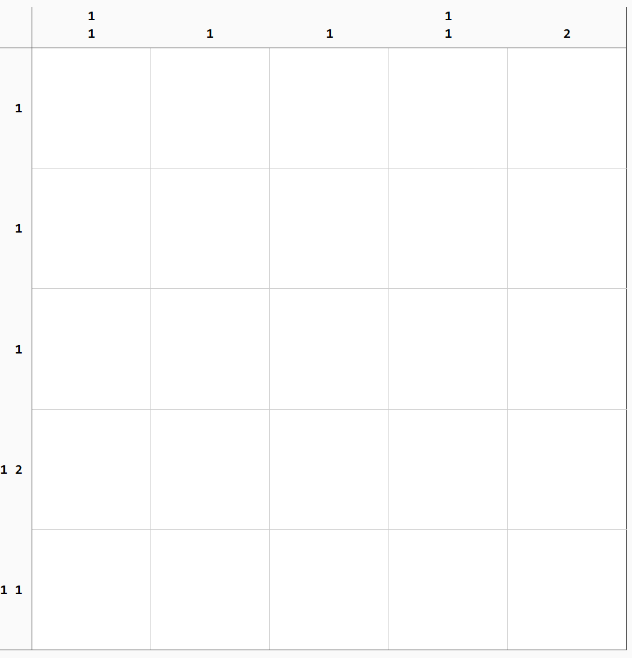
#> input picture test4.png, 632 x 658 px
$ python picross.py
#> lines starting #> are read from the running program, lines starting #| are printed output that depends on the picture; after the words box and inside, x2 and y2 are one past the last pixel; in counts of white or black regions, pixels touching at a corner belong together
import cv2
import pytesseract
import numpy as np

def preprocess_image_rows(image_path):
    image = cv2.imread(image_path, cv2.IMREAD_GRAYSCALE)
    thresh = cv2.adaptiveThreshold(image, 255, cv2.ADAPTIVE_THRESH_GAUSSIAN_C, cv2.THRESH_BINARY_INV, 11, 2)
    kernel = np.ones((2,2), np.uint8)
    processed = cv2.morphologyEx(thresh, cv2.MORPH_CLOSE, kernel)
    return processed

def preprocess_image_columns(image_path):
    image = cv2.imread(image_path, cv2.IMREAD_GRAYSCALE)
    blurred = cv2.GaussianBlur(image, (3, 3), 0)
    thresh = cv2.adaptiveThreshold(blurred, 255, cv2.ADAPTIVE_THRESH_GAUSSIAN_C, cv2.THRESH_BINARY_INV, 11, 2)
    kernel = np.ones((2,2), np.uint8)
    processed = cv2.morphologyEx(thresh, cv2.MORPH_CLOSE, kernel)
    return processed

def detect_grid_size(image):
    """ Dynamically detects the grid size based on contours """
    edges = cv2.Canny(image, 50, 150)
    contours, _ = cv2.findContours(edges, cv2.RETR_EXTERNAL, cv2.CHAIN_APPROX_SIMPLE)

    # Assume the largest square found is the grid area
    largest_contour = max(contours, key=cv2.contourArea)
    x, y, w, h = cv2.boundingRect(largest_contour)
    grid_size = min(w, h)  # Assume square grid

    print(f"Detected grid bounding box: x={x}, y={y}, w={w}, h={h}, grid_size={grid_size}")
    return x, y, grid_size

def extract_hint_regions(image):
    """ Dynamically extracts hint areas using contours """
    x, y, grid_size = detect_grid_size(image)

    # Set left hint width to 1/10 of total image width
    image_width = image.shape[1]
    left_hint_width = max(int(image_width * 0.1), x)  # Ensure it's at least `x`

    top_hints = image[0:y, x:x+grid_size]  # Top hint area
    left_hints = image[y:y+grid_size, 0:left_hint_width]  # Left hint area with fixed width

    cv2.imwrite("debug_top_hints.png", top_hints)
    cv2.imwrite("debug_left_hints.png", left_hints)

    return top_hints, left_hints, grid_size


def extract_cells(region, num_cells, is_column=True):
    """ Extracts individual hint cells by dynamically detecting their boundaries """
    region_height, region_width = region.shape
    cell_size = (region_width // num_cells) if is_column else (region_height // num_cells)

    cells = []
    for i in range(num_cells):
        if is_column:
            cell = region[:, i * cell_size:(i + 1) * cell_size]
        else:
            cell = region[i * cell_size:(i + 1) * cell_size, :]

        cv2.imwrite(f"debug_cell_{'col' if is_column else 'row'}_{i}.png", cell)
        cells.append(cell)
    return cells

def extract_text_from_cells(cells):
    """Extracts text from hint cells allowing multiple numbers"""
    hints = []

    # Use OCR with custom whitelist and better segmentation
    config = "--psm 6 -c tessedit_char_whitelist='123456789 '"

    for i, cell in enumerate(cells):
        cell = cv2.bitwise_not(cell)  # Invert colors for better OCR

        # Extra noise filtering (optional)
        cell = cv2.dilate(cell, np.ones((2,2), np.uint8), iterations=1)

        # OCR Read
        text = pytesseract.image_to_string(cell, config=config).strip()

        # Filter out incorrect readings
        print(f"Cell {i} OCR: {text}")
        cleaned_text = ' '.join(text.split())  # Remove extra spaces
        hints.append(cleaned_text if cleaned_text else "0")  # Ensure empty reads are "0"
        print(f"Cell {i}: {cleaned_text}")

    return hints

def extract_hints(image_path):
    # Preprocess separately for rows and columns
    processed_for_rows = preprocess_image_rows(image_path)
#> in preprocess_image_rows, `thresh = cv2.adaptiveThreshold(image, 255, cv2.ADAPTIVE_THRESH_GAUSSIA..`:
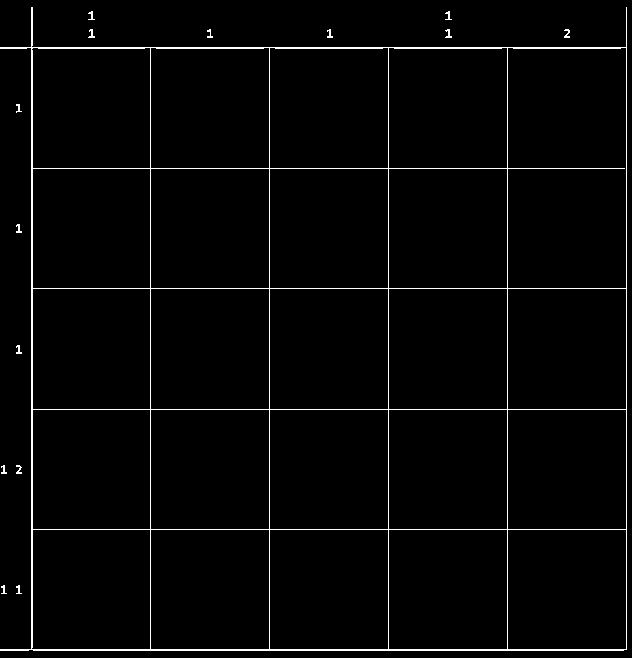
#> thresh: shape (658, 632); 2.3% white in thin lines or dots
    processed_for_columns = preprocess_image_columns(image_path)
#> in preprocess_image_columns, `thresh = cv2.adaptiveThreshold(blurred, 255, cv2.ADAPTIVE_THRESH_GAUSS..`:
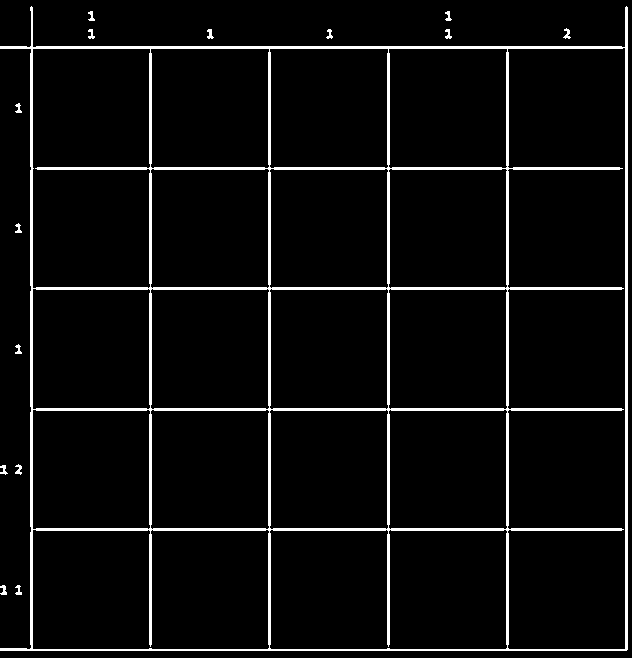
#> thresh: shape (658, 632); 5.1% white; 15 white regions, largest, box (x1, y1, x2, y2) and area: (0, 6, 628, 651) 20713, (563, 28, 571, 39) 44, (15, 464, 22, 475) 44

    # Extract hint regions and detect grid size
    top_hints, left_hints, grid_size = extract_hint_regions(processed_for_columns)  # Use column-friendly processing
#> in detect_grid_size, `edges = cv2.Canny(image, 50, 150)`:
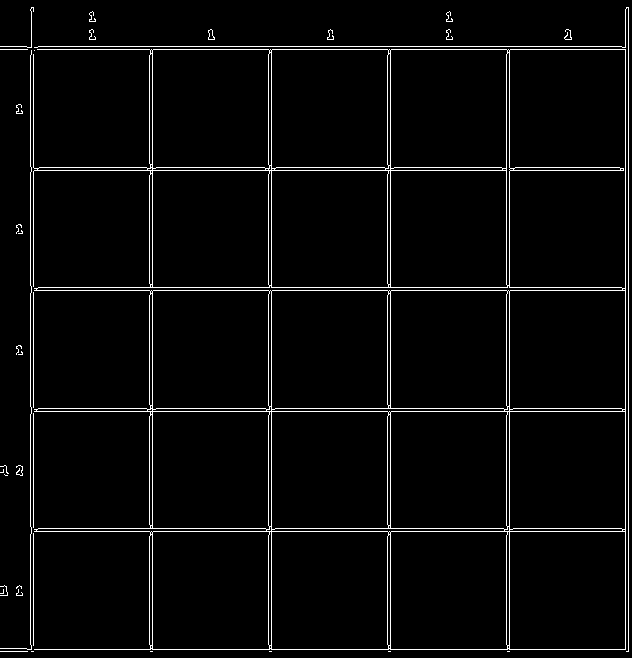
#> edges: shape (658, 632); 3.4% white in thin lines or dots
#> in detect_grid_size, `contours, _ = cv2.findContours(edges, cv2.RETR_EXTERNAL, cv2.CHAIN_APP..`: contours = 35 contours, 33 with area under 20; largest, box (x1, y1, x2, y2) and area: (33, 49, 626, 650) 286895, (208, 29, 215, 40) 40
#> in detect_grid_size, `largest_contour = max(contours, key=cv2.contourArea)`: largest_contour = contour of 116 points, box (x1, y1, x2, y2) (33, 49, 626, 650), area 286895
#> in detect_grid_size, `x, y, w, h = cv2.boundingRect(largest_contour)`: x = 33; y = 49; w = 593; h = 601
#> in detect_grid_size, `grid_size = min(w, h)`: grid_size = 593
#| Detected grid bounding box: x=33, y=49, w=593, h=601, grid_size=593
#> in extract_hint_regions, `x, y, grid_size = detect_grid_size(image)`: x = 33; y = 49; grid_size = 593
#> in extract_hint_regions, `left_hint_width = max(int(image_width * 0.1), x)  # Ensure it's at lea..`: left_hint_width = 63
#> in extract_hint_regions, `top_hints = image[0:y, x:x+grid_size]`:
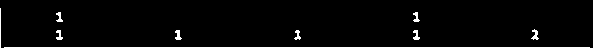
#> top_hints: shape (49, 593); 5.2% white; 8 white regions, largest, box (x1, y1, x2, y2) and area: (0, 8, 593, 49) 1219, (531, 29, 539, 40) 45, (175, 30, 182, 40) 44
#> in extract_hint_regions, `left_hints = image[y:y+grid_size, 0:left_hint_width]`:
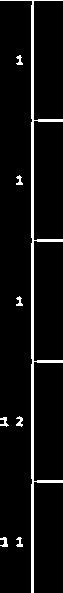
#> left_hints: shape (593, 63); 6.5% white; 8 white regions, largest, box (x1, y1, x2, y2) and area: (0, 0, 63, 593) 2139, (0, 537, 8, 547) 48, (0, 417, 9, 427) 46
#> grid_size = 593
    _, left_hints_rows, _ = extract_hint_regions(processed_for_rows)  # Use row-friendly processing
#> in detect_grid_size (call 2), `edges = cv2.Canny(image, 50, 150)`:
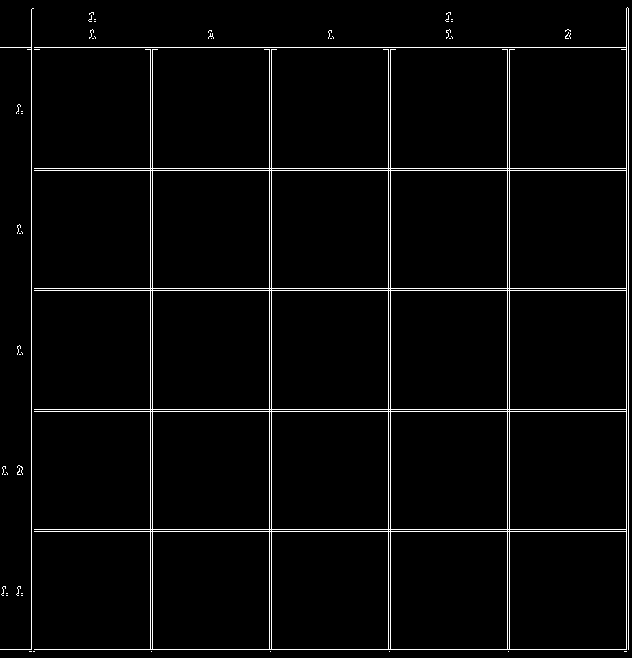
#> edges: shape (658, 632); 3.1% white in thin lines or dots
#> in detect_grid_size (call 2), `contours, _ = cv2.findContours(edges, cv2.RETR_EXTERNAL, cv2.CHAIN_APP..`: contours = 54 contours, 53 with area under 20; largest, box (x1, y1, x2, y2) and area: (34, 7, 629, 650) 228978
#> in detect_grid_size (call 2), `largest_contour = max(contours, key=cv2.contourArea)`: largest_contour = contour of 116 points, box (x1, y1, x2, y2) (34, 7, 629, 650), area 228978
#> in detect_grid_size (call 2), `x, y, w, h = cv2.boundingRect(largest_contour)`: x = 34; y = 7; w = 595; h = 643
#> in detect_grid_size (call 2), `grid_size = min(w, h)`: grid_size = 595
#| Detected grid bounding box: x=34, y=7, w=595, h=643, grid_size=595

    # Extract individual hint cells
    column_cells = extract_cells(top_hints, 5, is_column=True)
#> after the loop in extract_cells, `for i in range(num_cells):`: cells = 5 items
#> column_cells = 5 items
    row_cells = extract_cells(left_hints_rows, 5, is_column=False)
#> row_cells = 5 items

    # Get OCR text from each cell
    column_hints = extract_text_from_cells(column_cells)
#> the loop in extract_text_from_cells, `for i, cell in enumerate(cells):` made 1 pass
#> pass 1, in extract_text_from_cells, `cell = cv2.dilate(cell, np.ones((2,2), np.uint8), iterations=1)`:
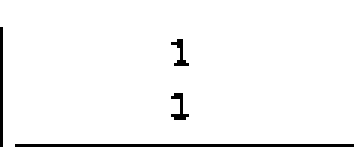
#> cell: shape (49, 118) (shown 3 times larger); 96.6% white; black in thin lines or dots, all inside (x1, y1, x2, y2) = (0, 9, 118, 49)
#> after the loop in extract_text_from_cells, `for i, cell in enumerate(cells):`: hints = []
    row_hints = extract_text_from_cells(row_cells)

    return column_hints, row_hints

if __name__ == "__main__":
    image_path = "test4.png"  # Replace with your image path
#> (the run stopped early here; a loop or call above may not have finished)

$ run again, with test2.png copied over test4.png
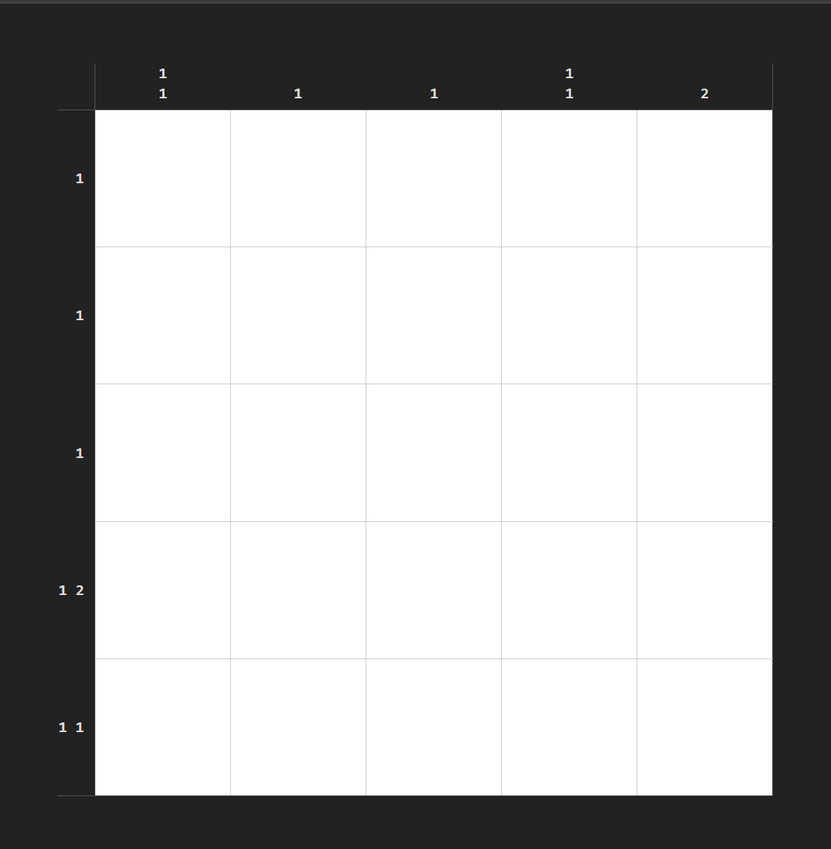
#> input picture test2.png, 831 x 849 px, shrunk from 1116 x 1140 before the run
#> in preprocess_image_rows, `thresh = cv2.adaptiveThreshold(image, 255, cv2.ADAPTIVE_THRESH_GAUSSIA..`:
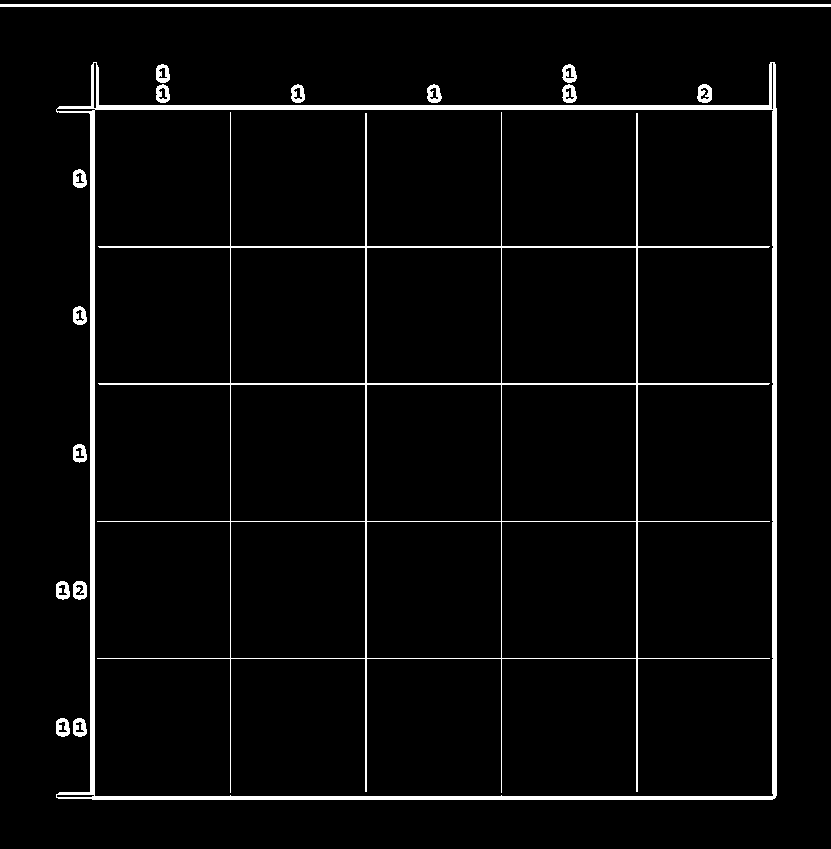
#> thresh: shape (849, 831); 3.8% white; 17 white regions, largest, box (x1, y1, x2, y2) and area: (56, 62, 777, 800) 13831, (97, 112, 770, 793) 8072, (0, 4, 831, 7) 2493
#> edges: shape (849, 831); 2.4% white in thin lines or dots
#> contours = 33 contours, 21 with area under 20; largest, box (x1, y1, x2, y2) and area: (95, 110, 774, 797) 464427, (156, 64, 172, 104) 474, (562, 64, 578, 104) 474, (697, 84, 713, 104) 241, (291, 84, 307, 104) 235
#> largest_contour = contour of 11 points, box (x1, y1, x2, y2) (95, 110, 774, 797), area 464427
#> in detect_grid_size, `x, y, w, h = cv2.boundingRect(largest_contour)`: x = 95; y = 110; w = 679; h = 687
#> in detect_grid_size, `grid_size = min(w, h)`: grid_size = 679
#| Detected grid bounding box: x=95, y=110, w=679, h=687, grid_size=679
#> in extract_hint_regions, `x, y, grid_size = detect_grid_size(image)`: x = 95; y = 110; grid_size = 679
#> left_hint_width = 95
#> top_hints: shape (110, 679); 8.3% white; 7 white regions, largest, box (x1, y1, x2, y2) and area: (0, 63, 679, 110) 2916, (0, 5, 679, 8) 2037, (468, 65, 483, 104) 377
#> left_hints: shape (679, 95); 6.3% white; 8 white regions, largest, box (x1, y1, x2, y2) and area: (57, 0, 95, 679) 2809, (73, 472, 89, 491) 185, (73, 335, 88, 354) 180
#> in extract_hints, `top_hints, left_hints, grid_size = extract_hint_regions(processed_for_..`: grid_size = 679
#> edges: shape (849, 831); 2.4% white in thin lines or dots
#> contours = 39 contours, 27 with area under 20; largest, box (x1, y1, x2, y2) and area: (95, 110, 774, 797) 464430, (697, 84, 713, 104) 236, (73, 581, 88, 601) 235, (56, 718, 71, 738) 224, (73, 718, 88, 738) 222
#| Detected grid bounding box: x=95, y=110, w=679, h=687, grid_size=679
#> top_hints: shape (110, 679); 8.5% white; 7 white regions, largest, box (x1, y1, x2, y2) and area: (0, 63, 679, 110) 3003, (0, 5, 679, 8) 2037, (468, 65, 483, 104) 383
#> left_hints: shape (679, 95); 6.4% white; 8 white regions, largest, box (x1, y1, x2, y2) and area: (57, 0, 95, 679) 2782, (74, 472, 88, 491) 197, (74, 60, 88, 79) 195
#> after the loop in extract_cells, `for i in range(num_cells):`: cells = 5 items
#> the loop in extract_text_from_cells, `for i, cell in enumerate(cells):` made 1 pass
#> pass 1, in extract_text_from_cells, `cell = cv2.dilate(cell, np.ones((2,2), np.uint8), iterations=1)`:
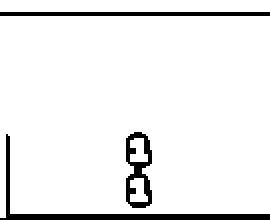
#> cell: shape (110, 135) (shown 2 times larger); 93.3% white; 3 black regions, box (x1, y1, x2, y2) and area: (0, 67, 135, 110) 478, (0, 6, 135, 8) 270, (63, 66, 76, 104) 246
#> after the loop in extract_text_from_cells, `for i, cell in enumerate(cells):`: hints = []
